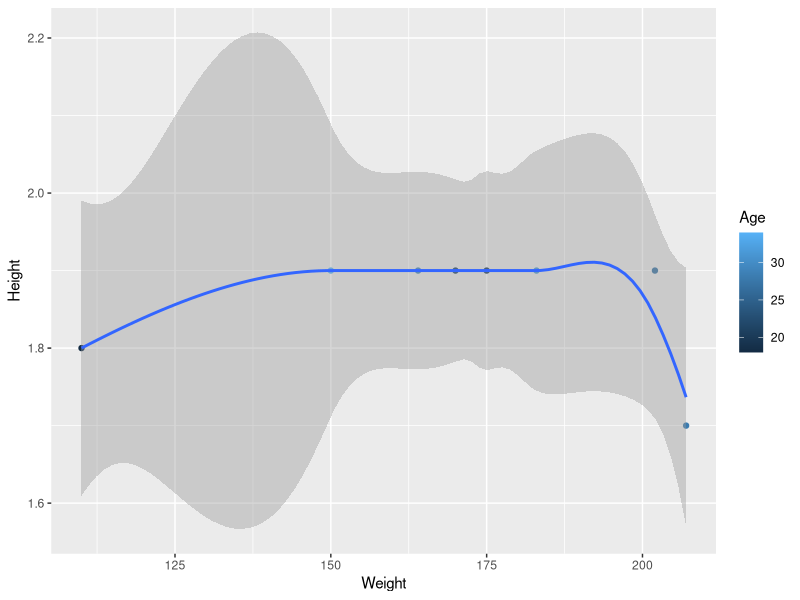
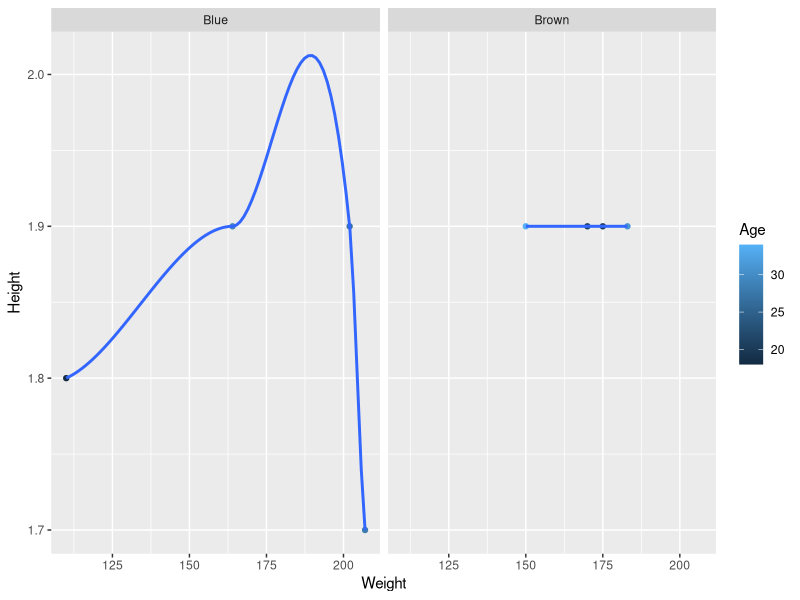

Write the R code that produced these figures, in order.
rm(list = ls()) # clear out the variables from memory to make a clean execution of the code.

# If you want to remove all previous plots and clear the console, run the following two lines.
graphics.off() # clear out all plots from previous work.

cat("\014") # clear the console


# A better way to code the installation of libraries.
# Find out if the library is not already installed and
# if not, install it, the load it as normal.

if(!require('tidyverse')) {
  install.packages('tidyverse')
  library('tidyverse')
}

if(!require('tibble')) {
  install.packages('tibble')
  library('tibble')
}

if(!require('dplyr')) {
  install.packages('dplyr')
  library('dplyr')
}

data_people <- tibble::tribble(
  ~EyeColour, ~Height, ~Weight, ~Age,
  "Blue",        1.8, 110L, 18L,
  "Brown",       1.9, 150L, 34L,
  "Blue",        1.7, 207L, 28L, 
  "Brown",       1.9, 170L, 21L,
  "Blue",        1.9, 164L, 29L,
  "Brown",       1.9, 183L, 31L,
  "Brown",       1.9, 175L, 20L,
  "Blue",        1.9, 202L, 27L
)
# Find the average BMI of people with blue eyes using piping
# Note: BMI = (height / (weight * weight))
data_people %>% select(EyeColour, Height, Weight) %>% 
  filter(EyeColour=="Blue") %>% mutate(BMI = Weight / Height^2) %>%
  summary(averageBMI == mean(BMI))

ggplot(data = data_people) + 
  geom_point(mapping = aes(y = Height, x = Weight, color = Age )) + 
  geom_smooth(mapping = aes(y = Height, x = Weight))
# Try playing with the settings!!

ggplot(data = data_people) +
  geom_point(mapping = aes(y = Height, x = Weight, color = Age )) + geom_smooth(mapping = aes(y = Height, x = Weight )) + facet_wrap(~EyeColour)

